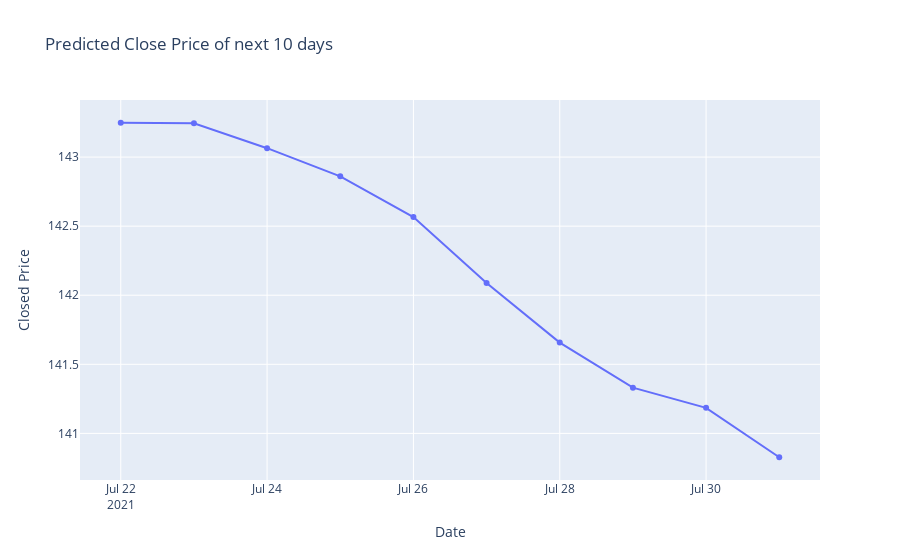

The cell this chart's notebook holds for it:
### Code cell
######################################3
#model = estimator.fit(y_train)
#y_forecast = model.forecast(steps=n_days)
output_days = list()
for i in range(1, n_days):
    output_days.append([i + x_test[-1][0]])
#print(output_days)

dates = []
current = date.today()
output=np.squeeze(scaler.inverse_transform(lst_output).reshape(1,-1))
for i in range(n_days):
    current += timedelta(days=1)
    dates.append(current)
fig = go.Figure()
fig.add_trace(
    go.Scatter(
        x=dates,  # np.array(ten_days).flatten(), 
        y=output,
        mode='lines+markers',
        name='data'))
fig.update_layout(
    title="Predicted Close Price of next " + str(n_days ) + " days",
    xaxis_title="Date",
    yaxis_title="Closed Price")

fig

### Figure 1 — Plotly figure (JSON) as saved in the notebook; plotly's stock layout.template omitted (floating-point values rounded to 4 significant figures)
{"data": [{"mode": "lines+markers", "name": "data", "type": "scatter", "x": ["2021-07-22", "2021-07-23", "2021-07-24", "2021-07-25", "2021-07-26", "2021-07-27", "2021-07-28", "2021-07-29", "2021-07-30", "2021-07-31"], "y": [143.2, 143.2, 143.1, 142.9, 142.6, 142.1, 141.7, 141.3, 141.2, 140.8, 140.5]}], "layout": {"title": {"text": "Predicted Close Price of next 10 days"}, "xaxis": {"title": {"text": "Date"}}, "yaxis": {"title": {"text": "Closed Price"}}}}
